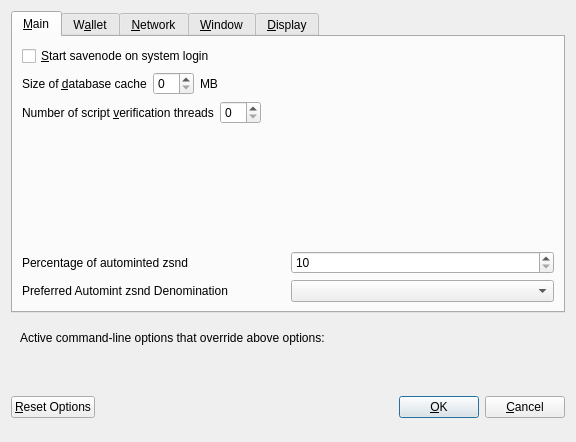
<?xml version="1.0" encoding="UTF-8"?>
<ui version="4.0">
 <class>OptionsDialog</class>
 <widget class="QDialog" name="OptionsDialog">
  <property name="geometry">
   <rect>
    <x>0</x>
    <y>0</y>
    <width>576</width>
    <height>442</height>
   </rect>
  </property>
  <property name="windowTitle">
   <string>Options</string>
  </property>
  <property name="modal">
   <bool>true</bool>
  </property>
  <layout class="QVBoxLayout" name="verticalLayout">
   <item>
    <widget class="QTabWidget" name="tabWidget">
     <property name="currentIndex">
      <number>0</number>
     </property>
     <widget class="QWidget" name="tabMain">
      <attribute name="title">
       <string>&amp;Main</string>
      </attribute>
      <layout class="QVBoxLayout" name="verticalLayout_Main">
       <item>
        <widget class="QCheckBox" name="bitcoinAtStartup">
         <property name="toolTip">
          <string>Automatically start savenode after logging in to the system.</string>
         </property>
         <property name="text">
          <string>&amp;Start savenode on system login</string>
         </property>
        </widget>
       </item>
       <item>
        <layout class="QHBoxLayout" name="horizontalLayout_2_Main">
         <item>
          <widget class="QLabel" name="databaseCacheLabel">
           <property name="text">
            <string>Size of &amp;database cache</string>
           </property>
           <property name="textFormat">
            <enum>Qt::PlainText</enum>
           </property>
           <property name="buddy">
            <cstring>databaseCache</cstring>
           </property>
          </widget>
         </item>
         <item>
          <widget class="QSpinBox" name="databaseCache"/>
         </item>
         <item>
          <widget class="QLabel" name="databaseCacheUnitLabel">
           <property name="text">
            <string>MB</string>
           </property>
           <property name="textFormat">
            <enum>Qt::PlainText</enum>
           </property>
          </widget>
         </item>
         <item>
          <spacer name="horizontalSpacer_2_Main">
           <property name="orientation">
            <enum>Qt::Horizontal</enum>
           </property>
           <property name="sizeHint" stdset="0">
            <size>
             <width>40</width>
             <height>20</height>
            </size>
           </property>
          </spacer>
         </item>
        </layout>
       </item>
       <item>
        <layout class="QHBoxLayout" name="horizontalLayout_3_Main">
         <item>
          <widget class="QLabel" name="threadsScriptVerifLabel">
           <property name="text">
            <string>Number of script &amp;verification threads</string>
           </property>
           <property name="textFormat">
            <enum>Qt::PlainText</enum>
           </property>
           <property name="buddy">
            <cstring>threadsScriptVerif</cstring>
           </property>
          </widget>
         </item>
         <item>
          <widget class="QSpinBox" name="threadsScriptVerif">
           <property name="toolTip">
            <string>(0 = auto, &lt;0 = leave that many cores free)</string>
           </property>
          </widget>
         </item>
         <item>
          <spacer name="horizontalSpacer_3_Main">
           <property name="orientation">
            <enum>Qt::Horizontal</enum>
           </property>
           <property name="sizeHint" stdset="0">
            <size>
             <width>40</width>
             <height>20</height>
            </size>
           </property>
          </spacer>
         </item>
        </layout>
       </item>
       <item>
        <spacer name="verticalSpacer_2">
         <property name="orientation">
          <enum>Qt::Vertical</enum>
         </property>
         <property name="sizeHint" stdset="0">
          <size>
           <width>20</width>
           <height>40</height>
          </size>
         </property>
        </spacer>
       </item>
       <item>
        <layout class="QHBoxLayout" name="horizontalLayout_3">
         <item>
          <widget class="QLabel" name="percentage_label">
           <property name="toolTip">
            <string>Percentage of incoming savenode which get automatically converted to zsnd via Zerocoin Protocol (min: 10%)</string>
           </property>
           <property name="text">
            <string>Percentage of autominted zsnd</string>
           </property>
          </widget>
         </item>
         <item>
          <widget class="QSpinBox" name="zeromintPercentage">
           <property name="minimum">
            <number>10</number>
           </property>
           <property name="maximum">
            <number>100</number>
           </property>
          </widget>
         </item>
        </layout>
       </item>
       <item>
        <layout class="QHBoxLayout" name="horizontalLayout" stretch="0,0">
         <property name="sizeConstraint">
          <enum>QLayout::SetFixedSize</enum>
         </property>
         <item>
          <widget class="QLabel" name="labelPreferredDenom">
           <property name="maximumSize">
            <size>
             <width>16777215</width>
             <height>16777215</height>
            </size>
           </property>
           <property name="toolTip">
            <string>Wait with automatic conversion to Zerocoin until enough savenode for this denomination is available</string>
           </property>
           <property name="text">
            <string>Preferred Automint zsnd Denomination</string>
           </property>
          </widget>
         </item>
         <item>
          <widget class="QComboBox" name="preferredDenom">
           <property name="maximumSize">
            <size>
             <width>16777215</width>
             <height>27</height>
            </size>
           </property>
           <property name="toolTip">
            <string>Wait with automatic conversion to Zerocoin until enough savenode for this denomination is available</string>
           </property>
           <property name="maxVisibleItems">
            <number>9</number>
           </property>
           <property name="maxCount">
            <number>9</number>
           </property>
          </widget>
         </item>
        </layout>
       </item>
      </layout>
     </widget>
     <widget class="QWidget" name="tabWallet">
      <attribute name="title">
       <string>W&amp;allet</string>
      </attribute>
      <layout class="QVBoxLayout" name="verticalLayout_Wallet">
       <item>
        <widget class="QGroupBox" name="groupBox">
         <property name="title">
          <string>Expert</string>
         </property>
         <layout class="QVBoxLayout" name="verticalLayout_2">
          <item>
           <widget class="QCheckBox" name="coinControlFeatures">
            <property name="toolTip">
             <string>Whether to show coin control features or not.</string>
            </property>
            <property name="text">
             <string>Enable coin &amp;control features</string>
            </property>
           </widget>
          </item>
          <item>
           <widget class="QCheckBox" name="showMasternodesTab">
            <property name="toolTip">
             <string>Show additional tab listing all your masternodes in first sub-tab&lt;br/&gt;and all masternodes on the network in second sub-tab.</string>
            </property>
            <property name="text">
             <string>Show Masternodes Tab</string>
            </property>
           </widget>
          </item>
          <item>
           <widget class="QCheckBox" name="spendZeroConfChange">
            <property name="toolTip">
             <string>If you disable the spending of unconfirmed change, the change from a transaction&lt;br/&gt;cannot be used until that transaction has at least one confirmation.&lt;br/&gt;This also affects how your balance is computed.</string>
            </property>
            <property name="text">
             <string>&amp;Spend unconfirmed change</string>
            </property>
           </widget>
          </item>
         </layout>
        </widget>
       </item>
       <item>
        <spacer name="verticalSpacer_Wallet">
         <property name="orientation">
          <enum>Qt::Vertical</enum>
         </property>
         <property name="sizeHint" stdset="0">
          <size>
           <width>20</width>
           <height>40</height>
          </size>
         </property>
        </spacer>
       </item>
      </layout>
     </widget>
     <widget class="QWidget" name="tabNetwork">
      <attribute name="title">
       <string>&amp;Network</string>
      </attribute>
      <layout class="QVBoxLayout" name="verticalLayout_Network">
       <item>
        <widget class="QCheckBox" name="mapPortUpnp">
         <property name="toolTip">
          <string>Automatically open the savenode client port on the router. This only works when your router supports UPnP and it is enabled.</string>
         </property>
         <property name="text">
          <string>Map port using &amp;UPnP</string>
         </property>
        </widget>
       </item>
       <item>
        <widget class="QCheckBox" name="allowIncoming">
         <property name="toolTip">
          <string>Accept connections from outside</string>
         </property>
         <property name="text">
          <string>Allow incoming connections</string>
         </property>
        </widget>
       </item>
       <item>
        <widget class="QCheckBox" name="connectSocks">
         <property name="toolTip">
          <string>Connect to the savenode network through a SOCKS5 proxy.</string>
         </property>
         <property name="text">
          <string>&amp;Connect through SOCKS5 proxy (default proxy):</string>
         </property>
        </widget>
       </item>
       <item>
        <layout class="QHBoxLayout" name="horizontalLayout_1_Network">
         <item>
          <widget class="QLabel" name="proxyIpLabel">
           <property name="text">
            <string>Proxy &amp;IP:</string>
           </property>
           <property name="textFormat">
            <enum>Qt::PlainText</enum>
           </property>
           <property name="buddy">
            <cstring>proxyIp</cstring>
           </property>
          </widget>
         </item>
         <item>
          <widget class="QValidatedLineEdit" name="proxyIp">
           <property name="minimumSize">
            <size>
             <width>140</width>
             <height>0</height>
            </size>
           </property>
           <property name="maximumSize">
            <size>
             <width>140</width>
             <height>16777215</height>
            </size>
           </property>
           <property name="toolTip">
            <string>IP address of the proxy (e.g. IPv4: 127.0.0.1 / IPv6: ::1)</string>
           </property>
          </widget>
         </item>
         <item>
          <widget class="QLabel" name="proxyPortLabel">
           <property name="text">
            <string>&amp;Port:</string>
           </property>
           <property name="textFormat">
            <enum>Qt::PlainText</enum>
           </property>
           <property name="buddy">
            <cstring>proxyPort</cstring>
           </property>
          </widget>
         </item>
         <item>
          <widget class="QLineEdit" name="proxyPort">
           <property name="minimumSize">
            <size>
             <width>55</width>
             <height>0</height>
            </size>
           </property>
           <property name="maximumSize">
            <size>
             <width>55</width>
             <height>16777215</height>
            </size>
           </property>
           <property name="toolTip">
            <string>Port of the proxy (e.g. 9050)</string>
           </property>
          </widget>
         </item>
         <item>
          <spacer name="horizontalSpacer_1_Network">
           <property name="orientation">
            <enum>Qt::Horizontal</enum>
           </property>
           <property name="sizeHint" stdset="0">
            <size>
             <width>40</width>
             <height>20</height>
            </size>
           </property>
          </spacer>
         </item>
        </layout>
       </item>
       <item>
        <spacer name="verticalSpacer_Network">
         <property name="orientation">
          <enum>Qt::Vertical</enum>
         </property>
         <property name="sizeHint" stdset="0">
          <size>
           <width>20</width>
           <height>40</height>
          </size>
         </property>
        </spacer>
       </item>
      </layout>
     </widget>
     <widget class="QWidget" name="tabWindow">
      <attribute name="title">
       <string>&amp;Window</string>
      </attribute>
      <layout class="QVBoxLayout" name="verticalLayout_Window">
       <item>
        <widget class="QCheckBox" name="minimizeToTray">
         <property name="toolTip">
          <string>Show only a tray icon after minimizing the window.</string>
         </property>
         <property name="text">
          <string>&amp;Minimize to the tray instead of the taskbar</string>
         </property>
        </widget>
       </item>
       <item>
        <widget class="QCheckBox" name="minimizeOnClose">
         <property name="toolTip">
          <string>Minimize instead of exit the application when the window is closed. When this option is enabled, the application will be closed only after selecting Quit in the menu.</string>
         </property>
         <property name="text">
          <string>M&amp;inimize on close</string>
         </property>
        </widget>
       </item>
       <item>
        <spacer name="verticalSpacer_Window">
         <property name="orientation">
          <enum>Qt::Vertical</enum>
         </property>
         <property name="sizeHint" stdset="0">
          <size>
           <width>20</width>
           <height>40</height>
          </size>
         </property>
        </spacer>
       </item>
      </layout>
     </widget>
     <widget class="QWidget" name="tabDisplay">
      <attribute name="title">
       <string>&amp;Display</string>
      </attribute>
      <layout class="QVBoxLayout" name="verticalLayout_Display">
       <item>
        <layout class="QHBoxLayout" name="horizontalLayout_1_Display">
         <item>
          <widget class="QLabel" name="langLabel">
           <property name="text">
            <string>User Interface &amp;language:</string>
           </property>
           <property name="textFormat">
            <enum>Qt::PlainText</enum>
           </property>
           <property name="buddy">
            <cstring>lang</cstring>
           </property>
          </widget>
         </item>
         <item>
          <widget class="QValueComboBox" name="lang">
           <property name="toolTip">
            <string>The user interface language can be set here. This setting will take effect after restarting savenode.</string>
           </property>
          </widget>
         </item>
        </layout>
       </item>
       <item>
        <widget class="QLabel" name="label_3">
         <property name="toolTip">
          <string notr="true"/>
         </property>
         <property name="statusTip">
          <string notr="true"/>
         </property>
         <property name="whatsThis">
          <string notr="true"/>
         </property>
         <property name="accessibleName">
          <string notr="true"/>
         </property>
         <property name="text">
          <string>Language missing or translation incomplete? Help contributing translations here:
https://www.transifex.com/savenode-project/savenode-project-translations</string>
         </property>
         <property name="wordWrap">
          <bool>true</bool>
         </property>
         <property name="openExternalLinks">
          <bool>true</bool>
         </property>
         <property name="textInteractionFlags">
          <set>Qt::TextBrowserInteraction</set>
         </property>
        </widget>
       </item>
       <item>
        <layout class="QHBoxLayout" name="horizontalLayout_4_Display" stretch="0,0">
         <item>
          <widget class="QLabel" name="themeLabel">
           <property name="text">
            <string>User Interface Theme:</string>
           </property>
          </widget>
         </item>
         <item>
          <widget class="QValueComboBox" name="theme"/>
         </item>
        </layout>
       </item>
       <item>
        <widget class="Line" name="line">
         <property name="orientation">
          <enum>Qt::Horizontal</enum>
         </property>
        </widget>
       </item>
       <item>
        <layout class="QHBoxLayout" name="horizontalLayout_2_Display">
         <item>
          <widget class="QLabel" name="unitLabel">
           <property name="text">
            <string>&amp;Unit to show amounts in:</string>
           </property>
           <property name="textFormat">
            <enum>Qt::PlainText</enum>
           </property>
           <property name="buddy">
            <cstring>unit</cstring>
           </property>
          </widget>
         </item>
         <item>
          <widget class="QValueComboBox" name="unit">
           <property name="toolTip">
            <string>Choose the default subdivision unit to show in the interface and when sending coins.</string>
           </property>
          </widget>
         </item>
        </layout>
       </item>
       <item>
        <layout class="QHBoxLayout" name="horizontalLayout_5_Display">
         <item>
          <widget class="QLabel" name="digitsLabel">
           <property name="text">
            <string>Decimal digits</string>
           </property>
          </widget>
         </item>
         <item>
          <widget class="QValueComboBox" name="digits"/>
         </item>
        </layout>
       </item>
       <item>
        <layout class="QHBoxLayout" name="horizontalLayout_3_Display">
         <item>
          <widget class="QLabel" name="thirdPartyTxUrlsLabel">
           <property name="toolTip">
            <string>Third party URLs (e.g. a block explorer) that appear in the transactions tab as context menu items. %s in the URL is replaced by transaction hash. Multiple URLs are separated by vertical bar |.</string>
           </property>
           <property name="text">
            <string>Third party transaction URLs</string>
           </property>
           <property name="buddy">
            <cstring>thirdPartyTxUrls</cstring>
           </property>
          </widget>
         </item>
         <item>
          <widget class="QLineEdit" name="thirdPartyTxUrls">
           <property name="toolTip">
            <string>Third party URLs (e.g. a block explorer) that appear in the transactions tab as context menu items. %s in the URL is replaced by transaction hash. Multiple URLs are separated by vertical bar |.</string>
           </property>
          </widget>
         </item>
        </layout>
       </item>
       <item>
        <spacer name="verticalSpacer">
         <property name="orientation">
          <enum>Qt::Vertical</enum>
         </property>
         <property name="sizeHint" stdset="0">
          <size>
           <width>20</width>
           <height>40</height>
          </size>
         </property>
        </spacer>
       </item>
      </layout>
     </widget>
    </widget>
   </item>
   <item>
    <widget class="QFrame" name="frame">
     <layout class="QVBoxLayout" name="verticalLayout_Bottom">
      <item>
       <layout class="QHBoxLayout" name="horizontalLayout_Bottom">
        <item>
         <widget class="QLabel" name="overriddenByCommandLineInfoLabel">
          <property name="text">
           <string>Active command-line options that override above options:</string>
          </property>
          <property name="textFormat">
           <enum>Qt::PlainText</enum>
          </property>
         </widget>
        </item>
        <item>
         <spacer name="horizontalSpacer_Bottom">
          <property name="orientation">
           <enum>Qt::Horizontal</enum>
          </property>
          <property name="sizeHint" stdset="0">
           <size>
            <width>40</width>
            <height>20</height>
           </size>
          </property>
         </spacer>
        </item>
       </layout>
      </item>
      <item>
       <widget class="QLabel" name="overriddenByCommandLineLabel">
        <property name="text">
         <string/>
        </property>
        <property name="textFormat">
         <enum>Qt::PlainText</enum>
        </property>
        <property name="wordWrap">
         <bool>true</bool>
        </property>
       </widget>
      </item>
     </layout>
    </widget>
   </item>
   <item>
    <layout class="QHBoxLayout" name="horizontalLayout_Buttons">
     <item>
      <widget class="QPushButton" name="resetButton">
       <property name="toolTip">
        <string>Reset all client options to default.</string>
       </property>
       <property name="text">
        <string>&amp;Reset Options</string>
       </property>
       <property name="autoDefault">
        <bool>false</bool>
       </property>
      </widget>
     </item>
     <item>
      <spacer name="horizontalSpacer_1">
       <property name="orientation">
        <enum>Qt::Horizontal</enum>
       </property>
       <property name="sizeHint" stdset="0">
        <size>
         <width>40</width>
         <height>48</height>
        </size>
       </property>
      </spacer>
     </item>
     <item>
      <widget class="QLabel" name="statusLabel">
       <property name="minimumSize">
        <size>
         <width>200</width>
         <height>0</height>
        </size>
       </property>
       <property name="font">
        <font>
         <weight>75</weight>
         <bold>true</bold>
        </font>
       </property>
       <property name="text">
        <string/>
       </property>
       <property name="textFormat">
        <enum>Qt::PlainText</enum>
       </property>
       <property name="wordWrap">
        <bool>true</bool>
       </property>
      </widget>
     </item>
     <item>
      <spacer name="horizontalSpacer_2">
       <property name="orientation">
        <enum>Qt::Horizontal</enum>
       </property>
       <property name="sizeHint" stdset="0">
        <size>
         <width>40</width>
         <height>48</height>
        </size>
       </property>
      </spacer>
     </item>
     <item>
      <widget class="QPushButton" name="okButton">
       <property name="text">
        <string>&amp;OK</string>
       </property>
       <property name="autoDefault">
        <bool>false</bool>
       </property>
       <property name="default">
        <bool>true</bool>
       </property>
      </widget>
     </item>
     <item>
      <widget class="QPushButton" name="cancelButton">
       <property name="text">
        <string>&amp;Cancel</string>
       </property>
       <property name="autoDefault">
        <bool>false</bool>
       </property>
      </widget>
     </item>
    </layout>
   </item>
  </layout>
 </widget>
 <customwidgets>
  <customwidget>
   <class>QValidatedLineEdit</class>
   <extends>QLineEdit</extends>
   <header>qvalidatedlineedit.h</header>
  </customwidget>
  <customwidget>
   <class>QValueComboBox</class>
   <extends>QComboBox</extends>
   <header>qvaluecombobox.h</header>
  </customwidget>
 </customwidgets>
 <resources/>
 <connections/>
</ui>
